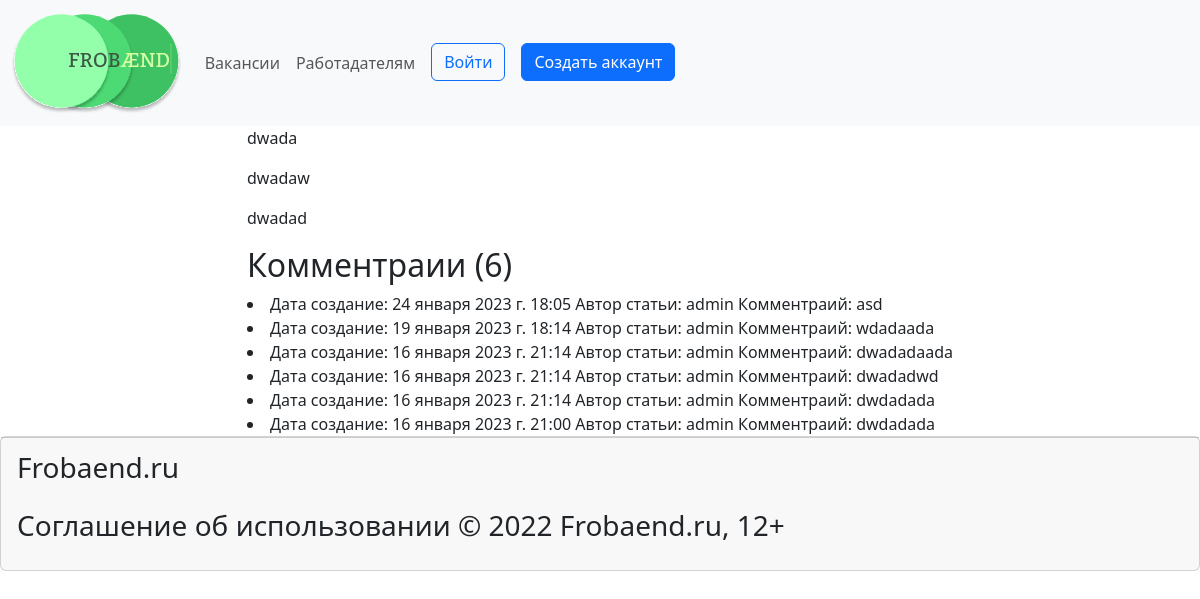
Screenshot of /vacanse/21 with the database file from the repository.
### main/models.py (models this page shows, shortened)
class Articl(models.Model):
    title = models.CharField('Название' , max_length=50)
    info = models.CharField('Информация' , max_length=250)
    full_text = models.TextField('Текст')
    is_published = models.BooleanField(default = True , verbose_name = 'Публикация')
    data = models.DateTimeField('Дата публикации')
    cat = models.ForeignKey(Category, on_delete=models.CASCADE, verbose_name="Категория", blank=True, null=True, related_name="cat_Category")
    place_of_job = models.ForeignKey(Place, on_delete=models.CASCADE, verbose_name="Место работы", blank=True, null=True, related_name="place_Job")
    history = HistoricalRecords()
    class Meta:
        verbose_name = 'Вакансия'
        verbose_name_plural = 'Вакансии'
        ordering = ['-data']

class Comments(models.Model):
    article = models.ForeignKey(Articl, on_delete=models.CASCADE, verbose_name="Вакансия", blank=True, null=True, related_name="comments_Articl")
    author = models.ForeignKey(User, on_delete=models.CASCADE, verbose_name="Автор комментария", blank=True, null=True)
    data = models.DateTimeField('Дата публикации', auto_now=True)
    text = models.TextField('Текст комментария')
    status = models.BooleanField('Видимость отзыва', default=False)
    history = HistoricalRecords()
    def __str__(self):
        return self.text
    class Meta:
        verbose_name = 'Коментарий'
        verbose_name_plural = 'Коментарии'
        ordering = ['-data']

### main/views.py (the view, shortened to what this page needs)
# urls.py: path('vacanse/<int:pk>' , views.VacanseDetailView.as_view() , name = 'vacase-detail'),
class VacanseDetailView(DetailView, FormMixin):
    model = Articl
    template_name = 'main/vacansePodrobno.html'
    context_object_name = 'articles'
    form_class = CommentForm

### main/templates/main/vacansePodrobno.html (shortened to what this page needs)
{% extends 'main/layout.html' %}
{%block content%}
<main class="main">
    <section class="all-info-vacanse">
        <div class="wrapper">
            <div class="vacanses__box">
                <p class="vacanse__headding">{{ articles.title }}</p>
                <p class="vacanse__mini-info">{{ articles.info }}</p>
                <p class="vacanse__main-text">{{ articles.full_text }}</p>
            </div>
            <div class="comments">
                <h2>Комментраии ({{articles.comments_Articl.all.count}})</h2>
                <div class="comments__list">
                    {% for item in articles.comments_Articl.all%}
                        <li>
                            Дата создание: {{item.data}}
                            Автор статьи: {{item.author}}
                            Комментраий: {{item.text}}
                        </li>
                    {% endfor %}
                </div>
            </div>
        </div>
    </section>
</main>
{%endblock%}

### rows the page displays
Articl: title "dwada", info "dwadaw", full_text "dwadad", comments_Articl.all.count "6"
Comments: data "24 января 2023 г. 18:05", author "admin", text "asd"
Comments: data "19 января 2023 г. 18:14", author "admin", text "wdadaada"
Comments: data "16 января 2023 г. 21:14", author "admin", text "dwadadaada"
Comments: data "16 января 2023 г. 21:14", author "admin", text "dwadadwd"
Comments: data "16 января 2023 г. 21:14", author "admin", text "dwdadada"
Comments: data "16 января 2023 г. 21:00", author "admin", text "dwdadada"
